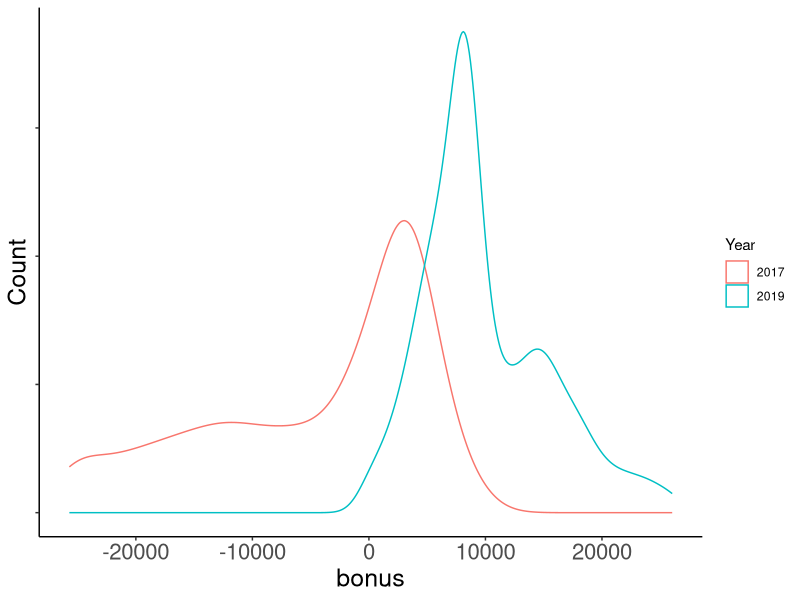
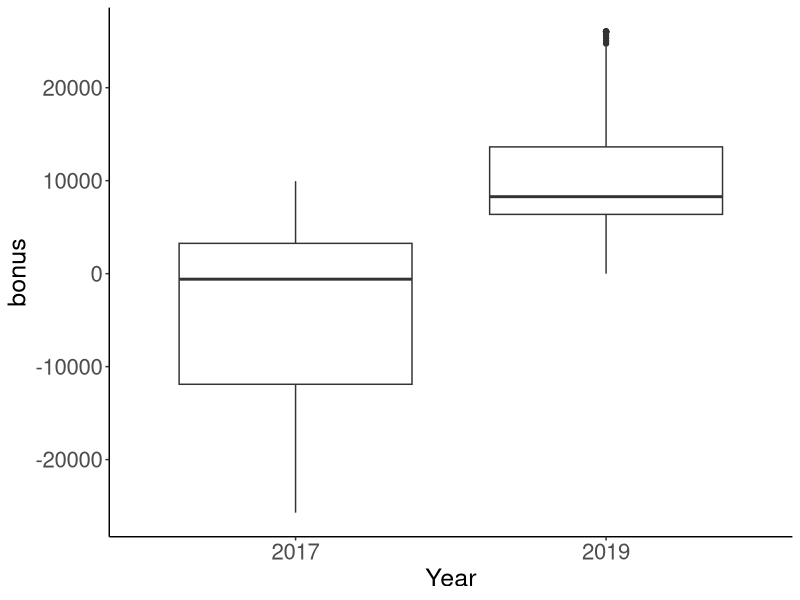
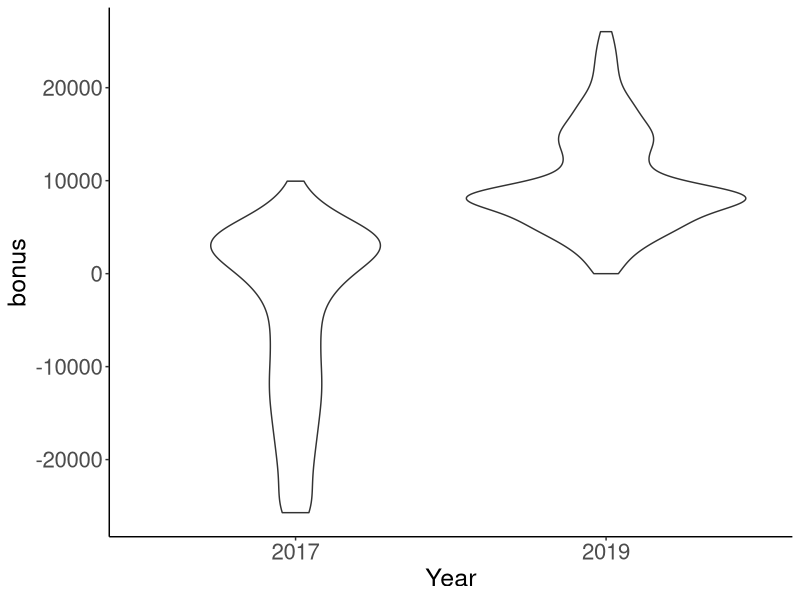

Generate these figures, in order, with R:
#Script for combining dataframes of tax data generated from earlier scripts for comparison purposes

library(tidyverse)

theme_set(theme_gray()+ theme(axis.line = element_line(size=0.5),panel.background = element_rect(fill=NA,size=rel(20)), panel.grid.minor = element_line(colour = NA), axis.text = element_text(size=16), axis.title = element_text(size=18)))

#Read dataframes from csv files
tax_2017 <- read.csv("tax_data_2017.csv", sep=",", header=TRUE) %>% mutate(Year = "2017")
tax_2019 <- read.csv("tax_data_2019.csv", sep=",", header=TRUE) %>% mutate(Year = "2019")
tax_data <- rbind(tax_2017, tax_2019)

p <- ggplot(tax_data, aes(x=bonus, color=Year))
p + geom_density() + scale_y_continuous(name="Count", labels = NULL)
p2 <- ggplot(tax_data, aes(x=Year, y=bonus))
p2 + geom_boxplot()
p2 + geom_violin()
